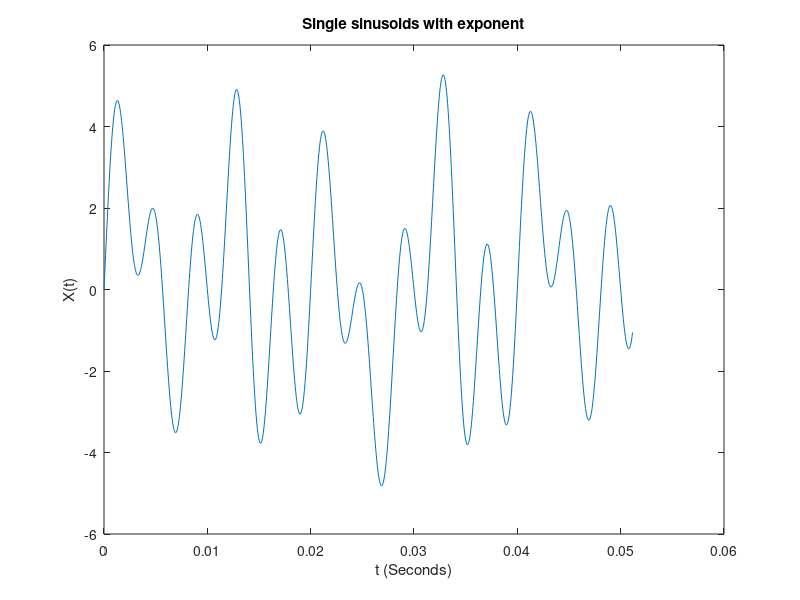
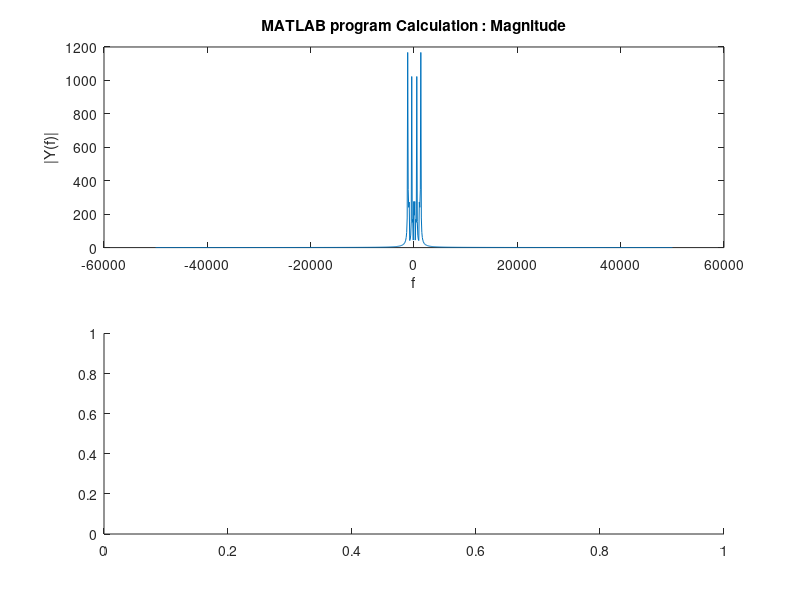

Recreate these plots in MATLAB, in order. (Note: this script raises an error after producing the figures.)
clc
clear all
close all

%%

Fs = 1e5;              % Sampling frequency                    
T = 1/Fs;              % Sampling period       
L = 2^10;              % Length of signal
t = (0:L-1)*(5*T);     % Time vector
f = linspace(-Fs/2,Fs/2,L);

%   S = 0.7*sin(2*pi*50*t) + sin(2*pi*120*t);
%   X = S + 2*randn(size(t));          % Signal with two signusoids and random noise
% 
% X = sin(2*pi*t);                   % Single sinusoids      
% 
% X = sin(2*pi*t) + cos(2*pi*t);     % Summation of two sinusoids
% 
% X = sin(2*pi*10*t).*exp(-abs(t));  % Single sinusoids with exponent
% 
% X = sin(2*pi*10*t).*exp(-t)+sin(2*pi*t)+7*sin(2*pi*+5*t)+7*cos(2*pi*+20*t)+5*sin(2*pi*+50*t);   % Mixed signal 1

X = 2*sin(2*pi*100*t).*exp(-t)+2.5*sin(2*pi*+250*t)+sin(2*pi*+50*t).*cos(2*pi*+20*t)+1.5*sin(2*pi*+50*t).*sin(2*pi*+150*t); % Mixed signal 2



plot(t(1:end),X(1:end))
title('Single sinusoids with exponent')
xlabel('t (Seconds)')
ylabel('X(t)')

dlmwrite('time_function.txt', X, 'delimiter','\t');

tic
fy =fft(X);
toc
fy = fftshift(fy);
figure(2);
subplot(2,1,1)
plot(f,abs(fy));
%axis([-Fs/(2*4) Fs/(2*4) 0 1.1*max(abs(fy))]);
xlabel('f');
ylabel('|Y(f)|');
title('MATLAB program Calculation : Magnitude');

subplot(2,1,2)
plot(f,phase(fy));
%axis([-Fs/(2*4) Fs/(2*4) -1.5*pi 1.5*pi]);
xlabel('f');
ylabel('phase(Y(f))');
title('MATLAB program Calculation : Phase');

%%
% Read C++ transformed data file
fullData = load('FFT_data_by_cpp.txt');
A=1;
B=A+1;
l=1;
Z=zeros(length(fullData)/2,1);
while (l<=length(Z))
Z(l) = fullData(A)+fullData(B)*1i;
A = A+2;
B = B+2;
l=l+1;
end
Z=Z';

%
figure;
subplot(2,1,1)
plot(f,abs(fftshift(fft(X))))
hold on
plot(f,abs(fftshift(Z)),'--o')
%plot(f,sqrt(length(Z))*abs(fftshift(Z)),'--o') % Absoulute values are
%multiplied with sqrt(n) to verify our C++ code with the MATLAB implemenrtation .
xlabel('f');
title('Main reference for Magnitude')
legend('MATLAB','C++')

subplot(2,1,2)
plot(f,phase(fftshift(fft(X))))
hold on
plot(f,phase(fftshift(Z)),'--o')
title('Main reference for Phase')
xlabel('f');
legend('MATLAB','C++')

